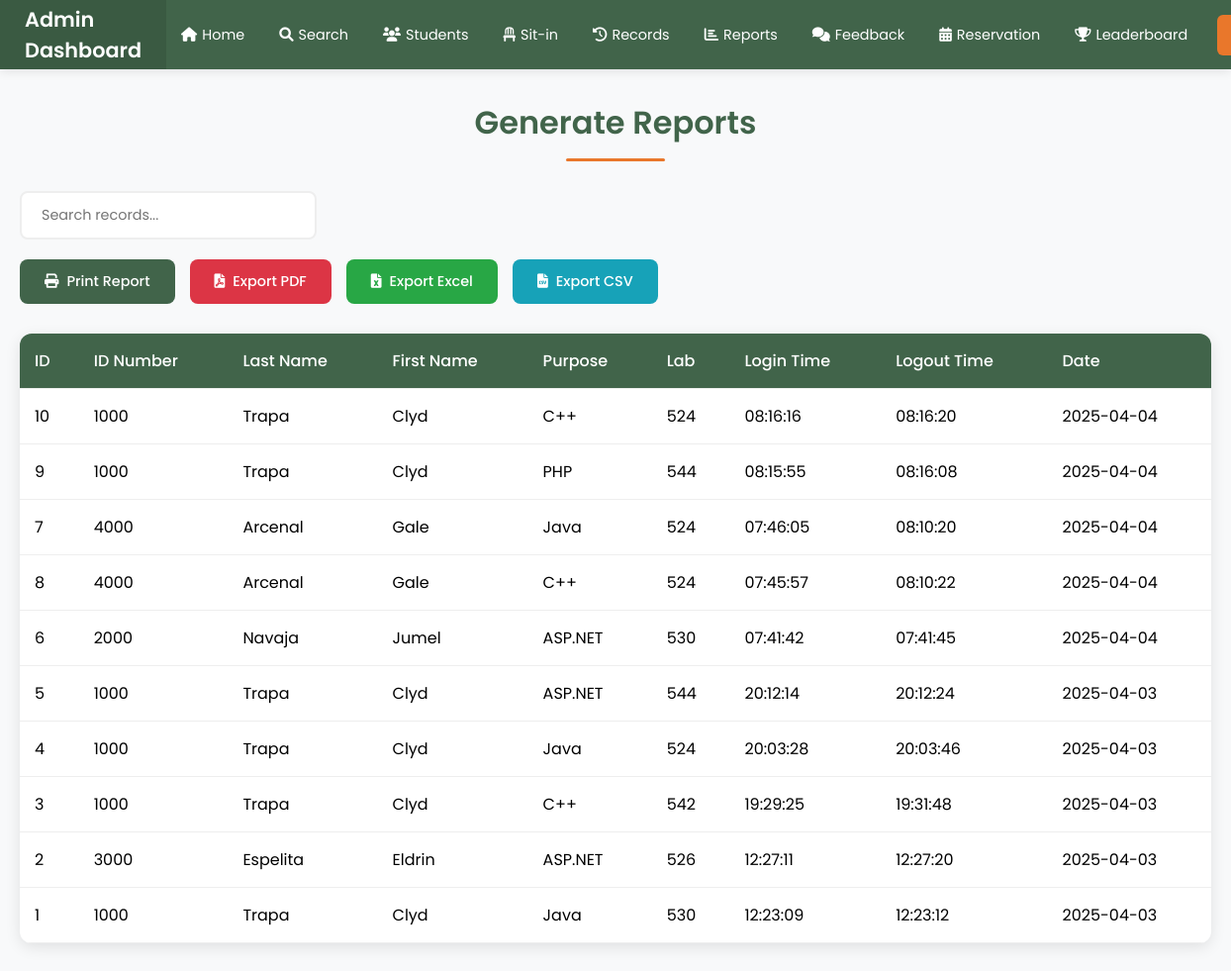
The app's page /sit-in-reports with its own data.
### tables this page shows
CREATE TABLE sit_in_records (
            id INTEGER PRIMARY KEY AUTOINCREMENT,
            id_number TEXT NOT NULL,
            purpose TEXT NOT NULL,
            lab TEXT NOT NULL,
            login_time TEXT NOT NULL,
            logout_time TEXT,
            date TEXT NOT NULL,
            FOREIGN KEY (id_number) REFERENCES users(idno)
        );

CREATE TABLE users (
            id INTEGER PRIMARY KEY AUTOINCREMENT,
            idno TEXT UNIQUE NOT NULL,
            firstname TEXT NOT NULL,
            lastname TEXT NOT NULL,
            middlename TEXT,
            course TEXT,
            year_level TEXT,
            email_address TEXT,
            password TEXT NOT NULL,
            role TEXT DEFAULT 'student',
            remaining_sessions INTEGER DEFAULT 0,
            profile_pic TEXT
        , points INTEGER DEFAULT 0);

### app.py (the view)
@app.route('/sit-in-reports')
def sit_in_reports():
    conn = sqlite3.connect("users.db")
    cursor = conn.cursor()
    cursor.execute("""
        SELECT
            s.id,
            s.id_number,
            u.lastname,
            u.firstname,
            s.purpose,
            s.lab,
            s.login_time,
            s.logout_time,
            s.date
        FROM sit_in_records s
        JOIN users u ON s.id_number = u.idno
        ORDER BY s.date DESC, s.login_time DESC
    """)
    records = cursor.fetchall()
    conn.close()
    return render_template('sit_in_reports.html', reports=records)

### templates/sit_in_reports.html (shortened to what this page needs)
<!DOCTYPE html>
<html lang="en">
<head>
    <link rel="stylesheet" href="https://cdnjs.cloudflare.com/ajax/libs/font-awesome/6.0.0/css/all.min.css">
</head>
<body>
    <div class="navbar">
        <div class="logo">Admin Dashboard</div>
        <ul class="nav-links">
            <li><a href="{{ url_for('admin_dashboard') }}"><i class="fas fa-home"></i> Home</a></li>
            <li><a href="{{ url_for('search') }}"><i class="fas fa-search"></i> Search</a></li>
            <li><a href="{{ url_for('students') }}"><i class="fas fa-users"></i> Students</a></li>
            <li><a href="{{ url_for('current_sit_in') }}"><i class="fas fa-chair"></i> Sit-in</a></li>
            <li><a href="{{ url_for('sit_in_records') }}"><i class="fas fa-history"></i> Records</a></li>
            <li><a href="{{ url_for('sit_in_report') }}"><i class="fas fa-chart-bar"></i> Reports</a></li>
            <li><a href="{{ url_for('feedback_report') }}"><i class="fas fa-comments"></i> Feedback</a></li>
            <li><a href="{{ url_for('reservation') }}"><i class="fas fa-calendar-alt"></i> Reservation</a></li>
            <li><a href="{{ url_for('leaderboard') }}"><i class="fas fa-trophy"></i> Leaderboard</a></li>
        </ul>
        <div class="logout-container">
            <a href="{{ url_for('logout') }}" class="logout-btn">
            </a>
        </div>
    </div>
    <div class="container">
        <h1 class="page-title">Generate Reports</h1>
        <input type="text" class="search-box" id="search" onkeyup="searchTable()" placeholder="Search records...">
        <div class="export-buttons">
            <button class="export-btn print-btn" onclick="printReport()">
                <i class="fas fa-print"></i>
                Print Report
            </button>
            <button class="export-btn pdf-btn" onclick="exportToPDF()">
                <i class="fas fa-file-pdf"></i>
                Export PDF
            </button>
            <button class="export-btn excel-btn" onclick="exportToExcel()">
                <i class="fas fa-file-excel"></i>
                Export Excel
            </button>
            <button class="export-btn csv-btn" onclick="exportToCSV()">
                <i class="fas fa-file-csv"></i>
                Export CSV
            </button>
        </div>
        <div class="table-container">
            <table id="reportTable">
                <thead>
                    <tr>
                        <th>ID</th>
                        <th>ID Number</th>
                        <th>Last Name</th>
                        <th>First Name</th>
                        <th>Purpose</th>
                        <th>Lab</th>
                        <th>Login Time</th>
                        <th>Logout Time</th>
                        <th>Date</th>
                    </tr>
                </thead>
                <tbody>
                    {% for report in reports %}
                    <tr>
                        <td>{{ report[0] }}</td>
                        <td>{{ report[1] }}</td>
                        <td>{{ report[2] }}</td>
                        <td>{{ report[3] }}</td>
                        <td>{{ report[4] }}</td>
                        <td>{{ report[5] }}</td>
                        <td>{{ report[6] }}</td>
                        <td>{{ report[7] }}</td>
                        <td>{{ report[8] }}</td>
                    </tr>
                    {% endfor %}
                </tbody>
            </table>
        </div>
    </div>
</body>
</html>

### templates/sit_in_reports.html (style rules this page uses)
* { margin: 0; padding: 0; box-sizing: border-box; font-family: 'Poppins', sans-serif; }
body { background: #f8f9fa; min-height: 100vh; }
.navbar { background: #41644A; padding: 0; display: flex; justify-content: space-between; align-items: center; box-shadow: 0 2px 10px rgba(0, 0, 0, 0.1); height: 70px; position: sticky; top: 0; z-index: 1000; }
.logo { font-size: 1.3em; font-weight: 600; color: white; padding: 0 25px; display: flex; align-items: center; height: 100%; background: rgba(0, 0, 0, 0.1); }
.nav-links { display: flex; align-items: center; list-style: none; margin: 0; height: 100%; padding: 0; flex-grow: 1; justify-content: center; gap: 5px; }
.nav-links li { height: 100%; }
.nav-links a { color: white; text-decoration: none; padding: 0 15px; font-size: 0.9em; height: 100%; display: flex; align-items: center; transition: all 0.3s ease; white-space: nowrap; position: relative; gap: 5px; }
.nav-links a::after { content: ''; position: absolute; bottom: 0; left: 50%; transform: translateX(-50%); width: 0; height: 3px; background: #E9772B; transition: width 0.3s ease; }
.logout-container { padding: 0 15px; height: 100%; display: flex; align-items: center; }
.logout-btn { background: #E9772B; color: white; padding: 8px 20px; border-radius: 6px; text-decoration: none; font-weight: 500; transition: all 0.3s ease; display: flex; align-items: center; gap: 8px; }
.container { max-width: 1400px; margin: 30px auto; padding: 0 20px; }
.page-title { color: #41644A; font-size: 2em; font-weight: 600; margin-bottom: 30px; text-align: center; position: relative; padding-bottom: 15px; }
.page-title::after { content: ''; position: absolute; bottom: 0; left: 50%; transform: translateX(-50%); width: 100px; height: 3px; background: #E9772B; border-radius: 3px; }
.search-box { width: 100%; max-width: 300px; padding: 12px 20px; border: 2px solid #eee; border-radius: 8px; font-size: 0.9em; margin-bottom: 20px; transition: all 0.3s ease; }
.export-buttons { display: flex; gap: 15px; margin-bottom: 30px; flex-wrap: wrap; }
.export-btn { padding: 12px 25px; border: none; border-radius: 8px; cursor: pointer; font-weight: 500; transition: all 0.3s ease; display: inline-flex; align-items: center; gap: 8px; font-size: 0.9em; color: white; }
.print-btn { background: #41644A; }
.pdf-btn { background: #dc3545; }
.excel-btn { background: #28a745; }
.csv-btn { background: #17a2b8; }
.table-container { background: white; border-radius: 12px; box-shadow: 0 4px 15px rgba(0, 0, 0, 0.1); overflow: hidden; margin-top: 20px; }
table { width: 100%; border-collapse: collapse; }
th, td { padding: 15px; text-align: left; border-bottom: 1px solid #eee; }
th { background: #41644A; color: white; font-weight: 500; }

### records on screen
sit_in_records: id "10", id_number "1000", lastname "Trapa", firstname "Clyd", purpose "C++", lab "524", login_time "08:16:16", logout_time "08:16:20", date "2025-04-04"
sit_in_records: id "9", id_number "1000", lastname "Trapa", firstname "Clyd", purpose "PHP", lab "544", login_time "08:15:55", logout_time "08:16:08", date "2025-04-04"
sit_in_records: id "7", id_number "4000", lastname "Arcenal", firstname "Gale", purpose "Java", lab "524", login_time "07:46:05", logout_time "08:10:20", date "2025-04-04"
sit_in_records: id "8", id_number "4000", lastname "Arcenal", firstname "Gale", purpose "C++", lab "524", login_time "07:45:57", logout_time "08:10:22", date "2025-04-04"
sit_in_records: id "6", id_number "2000", lastname "Navaja", firstname "Jumel", purpose "ASP.NET", lab "530", login_time "07:41:42", logout_time "07:41:45", date "2025-04-04"
sit_in_records: id "5", id_number "1000", lastname "Trapa", firstname "Clyd", purpose "ASP.NET", lab "544", login_time "20:12:14", logout_time "20:12:24", date "2025-04-03"
sit_in_records: id "4", id_number "1000", lastname "Trapa", firstname "Clyd", purpose "Java", lab "524", login_time "20:03:28", logout_time "20:03:46", date "2025-04-03"
sit_in_records: id "3", id_number "1000", lastname "Trapa", firstname "Clyd", purpose "C++", lab "542", login_time "19:29:25", logout_time "19:31:48", date "2025-04-03"
sit_in_records: id "2", id_number "3000", lastname "Espelita", firstname "Eldrin", purpose "ASP.NET", lab "526", login_time "12:27:11", logout_time "12:27:20", date "2025-04-03"
sit_in_records: id "1", id_number "1000", lastname "Trapa", firstname "Clyd", purpose "Java", lab "530", login_time "12:23:09", logout_time "12:23:12", date "2025-04-03"
